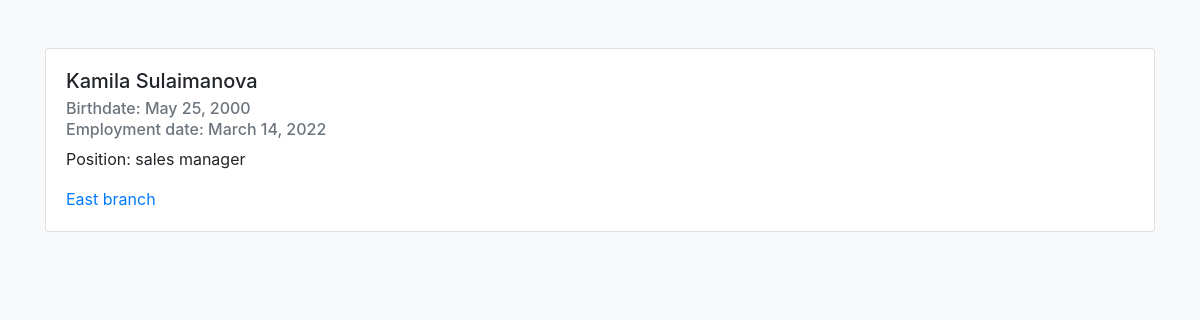
Page /new_company/employees/3/ on the committed database.
### new_company/models.py (models this page shows, shortened)
class Employee(models.Model):
    first_last_name = models.CharField(max_length=250)
    birthdate = models.DateField()
    employment_date = models.DateField()
    position = models.CharField(max_length=100)
    branch = models.ForeignKey(Branch, on_delete=models.CASCADE)

class Branch(models.Model):
    name = models.CharField(max_length=100)
    address = models.CharField(max_length=200)
    def __str__(self) :
        return self.name

### new_company/views.py (the view)
# urls.py: path('employees/<int:id>/', views.detail_view, name="detail_view"),
def detail_view(request, id):
    single_emp = Employee.objects.get(id=id)
    return render(request, 'single_emp.html', {'single_emp': single_emp})

### new_company/templates/single_emp.html (shortened to what this page needs)
<!doctype html>
<html lang="en">
  <head>
    <link rel="stylesheet" href="https://cdn.jsdelivr.net/npm/bootstrap@4.6.1/dist/css/bootstrap.min.css">
  </head>
  <body class="bg-light">
    <div class="container">
      <div class="card mt-5">
        <div class="card-body">
          <h5 class="card-title">{{ single_emp.first_last_name }}</h5>
          <h6 class="card-subtitle mb-2 text-muted">Birthdate: {{ single_emp.birthdate }}</h6>
          <h6 class="card-subtitle mb-2 text-muted">Employment date: {{ single_emp.employment_date }}</h6>
          <p class="card-text">Position: {{ single_emp.position }}</p>
          <a href="#" class="card-link">{{ single_emp.branch }}</a>
        </div>
      </div>
    </div>
  </body>
</html>

### rows in the picture
Employee: first_last_name "Kamila Sulaimanova", birthdate "May 25, 2000", employment_date "March 14, 2022", position "sales manager", branch "East branch"
